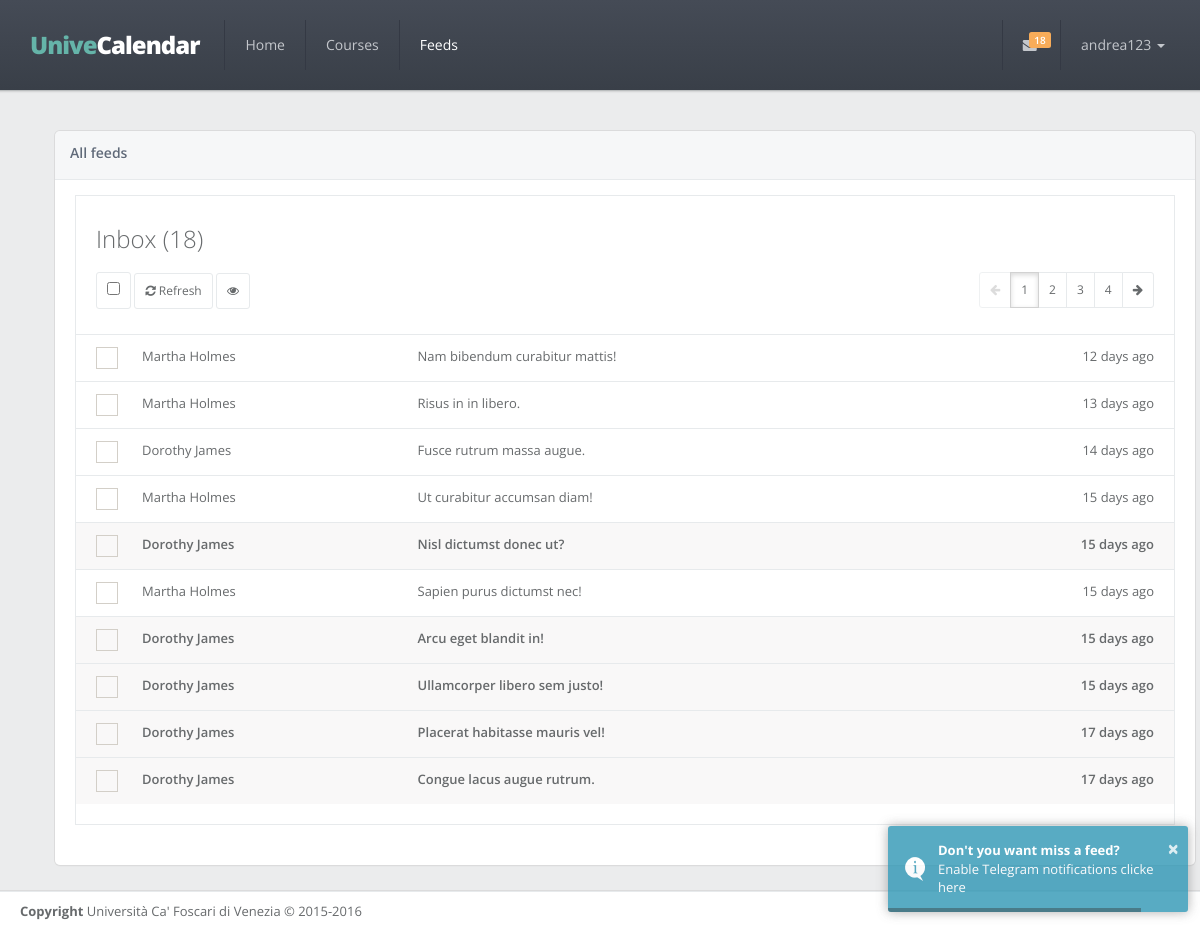
The page /feeds (signed in) on the database its author committed.
### app/models.py (models this page shows, shortened)
class User(UserMixin, db.Model):
    __tablename__ = 'users'
    id = db.Column(db.Integer, primary_key=True)
    email = db.Column(db.String(64), unique=True)
    username = db.Column(db.String(64), unique=True)
    password_hash = db.Column(db.String(128))
    confirmed = db.Column(db.Boolean, default=False)
    member_since = db.Column(db.DateTime(), default=datetime.utcnow)
    last_seen = db.Column(db.DateTime(), default=datetime.utcnow)
    avatar_hash = db.Column(db.String(32))
    telegram_chat_id = db.Column(db.String(64))
    courses = db.relationship('Course',
                              backref='user_id',
                              secondary=follows,
                              lazy='dynamic')
    feeds = db.relationship('Feed',
                            backref='user_id',
                            secondary=reads,
                            lazy='dynamic')
    @property
    def password(self):
        raise AttributeError('Not readable')
    def has_read(self, feed):
        return self.feeds.filter_by(id=feed.id).first() is not None
    def ping(self):
        self.last_seen = datetime.utcnow()
        db.session.add(self)

class Feed(db.Model):
    __tablename__ = 'feeds'
    id = db.Column(db.Integer, primary_key=True)
    title = db.Column(db.String(64))
    body = db.Column(db.Text)
    timestamp = db.Column(db.DateTime, index=True, default=datetime.utcnow)
    professor_id = db.Column(db.Integer, db.ForeignKey('professors.id'))
    lesson_id = db.Column(db.Integer, db.ForeignKey('lessons.id'))
    users = db.relationship('User',
                            secondary=reads,
                            backref=db.backref('feed_id', lazy='dynamic'),
                            lazy='dynamic')
    @property
    def author(self):
        if self.professor:
            return self.professor.first_name + ' ' + self.professor.last_name
        return 'System Alert'
    @property
    def gravatar(self):
        if self.professor:
            return self.professor.gravatar()
        return ROBOT_AVATAR

class Professor(db.Model):
    __tablename__ = 'professors'
    id = db.Column(db.Integer, primary_key=True)
    first_name = db.Column(db.String(64))
    last_name = db.Column(db.String(64))
    email = db.Column(db.String(64), unique=True)
    avatar_hash = db.Column(db.String(32))
    courses = db.relationship('Course',
                              backref='professor',
                              lazy='dynamic')
    feeds = db.relationship('Feed',
                            backref='professor',
                            lazy='dynamic')
    def gravatar(self, size=100, default='identicon', rating='g'):
        if request.is_secure:
            url = 'https://secure.gravatar.com/avatar'
        else:
            url = 'http://www.gravatar.com/avatar'
        hash = self.avatar_hash or hashlib.md5(
            self.email.encode('utf-8')).hexdigest()
        return '{url}/{hash}?s={size}&d={default}&r={rating}'.format(
            url=url, hash=hash, size=size, default=default, rating=rating)

### app/main/views.py (the view)
@main.route('/feeds')
@login_required
def feeds():
    page = request.args.get('page', 1, type=int)
    query = user_feeds_query()
    if not query:
        return render_template('feeds.html')
    pagination = query.order_by(Feed.timestamp.desc()).paginate(
        page, per_page=current_app.config['FEEDS_PER_PAGE'],
        error_out=False)
    feeds = pagination.items
    return render_template('feeds.html', feeds=feeds, pagination=pagination)

### app/auth/views.py (called while the page is built)
@auth.before_app_request
def before_request():
    if current_user.is_authenticated:
        current_user.ping()
        if not current_user.confirmed \
                and request.endpoint[:5] != 'auth.' \
                and request.endpoint != 'static':
            return redirect(url_for('auth.unconfirmed'))

### app/main/views.py (called while the page is built)
@babel.localeselector
def get_locale():
    return request.accept_languages.best_match(
        current_app.config['LANGUAGES'].keys())

@main.after_app_request
def after_request(response):
    for query in get_debug_queries():
        if query.duration >= current_app.config['SLOW_DB_QUERY_TIME']:
            current_app.logger.warning(
                'Slow query: %s\nParameters: %s\nDuration: %fs\nContext: %s\n'
                % (query.statement, query.parameters, query.duration,
                   query.context))
    return response

@main.before_request
@login_required
def before_request():
    g.unread = count_unread_feeds()
    g.latest = get_latest_feeds(3)
    g.locale = get_locale()

def user_feeds_query():
    if not current_user.courses.count():
        return
    professor_ids = set([c.professor_id for c in current_user.courses])
    lesson_ids = [l.id for c in current_user.courses for l in c.lessons]
    return Feed.query.filter(or_(Feed.professor_id.in_(professor_ids),
                                 Feed.lesson_id.in_(lesson_ids)))

def get_latest_feeds(n=5):
    query = user_feeds_query()
    if query is not None:
        return query.order_by(Feed.timestamp.desc()).limit(n).all()

def count_unread_feeds():
    query = user_feeds_query()
    if query is not None:
        return query.filter(~Feed.users.contains(current_user)).count()

### app/models.py (called while the page is built)
@login_manager.user_loader
def load_user(user_id):
    return User.query.get(int(user_id))

### app/templates/feeds.html (shortened to what this page needs)
{% extends 'base.html' %}
{% set active_page='feeds' %}
{% block styles %}
    {{ super() }}
    <link href="{{ url_for('static', filename='css/plugins/toastr/toastr.min.css' ) }}" rel="stylesheet">
    <link href="{{ url_for('static', filename='css/plugins/iCheck/custom.css') }}" rel="stylesheet">
{% endblock %}
{% block content %}
    <div class="row">
        <div class="col-lg-12 animated fadeInRight">
            <div class="ibox float-e-margins">
                <div class="ibox-title">
                    <h5>{{ gettext('All feeds') }} </h5>
                </div>
                <div class="ibox-content">
                    <div class="mail-box-header">
                        <h2>
                            {{ gettext('Inbox') }} {% if g.unread > 0 %}({{ g.unread }}) {% else %} (0) {% endif %}
                        </h2>
                        <div class="mail-tools tooltip-demo m-t-md">
                            {% if feeds %}
                                <button class="btn btn-white btn-sm" data-toggle="tooltip" data-placement="top" title="{{ gettext('Select/deselect all') }}">
                                    <input type="checkbox" id="checkAll" onchange="selectAll()"/>
                                </button>
                                <a href="{{ url_for('main.feeds') }}" class="btn btn-white btn-sm" data-toggle="tooltip" data-placement="top" title="{{ gettext('Check feeds') }}">
                                    <i class="fa fa-refresh"></i> {{ gettext('Refresh') }}
                                </a>
                                <button class="btn btn-white btn-sm" onclick="markAsRead()" data-toggle="tooltip" data-placement="top" title="{{ gettext('Mark as read') }}">
                                    <i class="fa fa-eye"></i>
                                </button>
                                {{ macros.pagination_widget(pagination, 'main.feeds') }}
                            {% endif %}
                        </div>
                    </div>
                    <div class="mail-box">
                        <table class="table table-hover table-mail">
                            <tbody>
                            {% if not feeds %}
                                <p class="text-center">
                                    {{ gettext('No feed found') }}
                                </p>
                            {% else %}
                                {% for feed in feeds %}
                                    <tr class="{% if current_user.has_read(feed) %}read{% else %}unread{% endif %}">
                                        <td class="check-mail">
                                        </td>
                                        <td class="mail-contact">
                                            <a href="{{ url_for('main.feed', id=feed.id) }}">{{ feed.author }}</a>
                                        </td>
                                        <td class="mail-subject">
                                            <a href="{{ url_for('main.feed', id=feed.id) }}">{{ feed.title }}</a>
                                        </td>
                                        <td class="text-right mail-date">{{ moment(feed.timestamp).fromNow() }}</td>
                                    </tr>
                                {% endfor %}
                            {% endif %}
                            </tbody>
                        </table>
                    </div>
                </div>
            </div>
        </div>
    </div>
{% endblock %}

### app/templates/base.html (shortened to what this page needs)
{% import "_macros.html" as macros %}
<!DOCTYPE html>
<html>
<head>
    {% block styles %}
        <link rel="stylesheet" href="https://maxcdn.bootstrapcdn.com/bootstrap/3.3.5/css/bootstrap.min.css" >
        <link rel="stylesheet" href="https://maxcdn.bootstrapcdn.com/font-awesome/4.4.0/css/font-awesome.min.css">
        <link href="{{ url_for('static', filename='css/animate.css') }}" rel="stylesheet">
        <link href="{{ url_for('static', filename='css/style.css') }}" rel="stylesheet">
    {% endblock %}
</head>
{% block body %}
    <body class="top-navigation">
    <div id="wrapper">
        <div id="page-wrapper" class="gray-bg">
            <div class="row border-bottom fancy-bg">
                <nav class="navbar navbar-static-top" role="navigation">
                    <div class="navbar-header">
                        <a href="{{ url_for('main.index') }}" class="navbar-brand" style="font-size: 24px">
                            <span class="text-navy">Unive</span>Calendar
                        </a>
                    </div>
                    <div class="navbar-collapse collapse" id="navbar">
                        {% set navigation_bar = [
                            (url_for('main.index'), 'home', 'Home'),
                            (url_for('main.courses'), 'courses', gettext('Courses')),
                            (url_for('main.feeds'), 'feeds', gettext('Feeds'))
                        ] -%}
                        <ul class="nav navbar-nav">
                            {% for href, id, caption in navigation_bar %}
                                <li{% if id == active_page %} class="active"{% endif %}>
                                    <a aria-expanded="false" role="button" href="{{ href|e }}">{{ caption|e }}
                                    </a>
                                </li>
                            {% endfor %}
                        </ul>
                        <ul class="nav navbar-top-links navbar-right">
                            <li class="dropdown">
                                <a class="dropdown-toggle count-info" data-toggle="dropdown" href="#">
                                    {% if g.unread %}
                                        <span class="label label-warning">{{ g.unread }}</span>
                                    {% endif %}
                                </a>
                            </li>
                            <li class="dropdown">
                                <a aria-expanded="false" role="button" href="#" class="dropdown-toggle" data-toggle="dropdown">{{ current_user.username }} <span class="caret"></span></a>
                            </li>
                        </ul>
                    </div>
                </nav>
            </div>
            <div class="wrapper wrapper-content">
                <div class="container">
                    {% block content %}
                    {% endblock %}
                </div>
            </div>
            <div class="footer">
                <div>
                    <strong>Copyright</strong> Università Ca' Foscari di Venezia &copy; 2015-2016
                </div>
            </div>
        </div>
    </div>
    </body>
{% endblock %}
</html>

### app/templates/_macros.html (shortened to what this page needs)
{% macro pagination_widget(pagination, endpoint, fragment='') %}
    <div class="btn-group pull-right">
        <a class="btn btn-white btn-sm {% if not pagination.has_prev %}disabled{% endif %}"
           href="{% if pagination.has_prev %}{{ url_for(endpoint, page=pagination.prev_num, **kwargs) }}{{ fragment }}{% else %}#{% endif %}">
            <i class="fa fa-arrow-left"></i>
        </a>
        {% for p in pagination.iter_pages() %}
            {% if p %}
                {% if p == pagination.page %}
                    <a class="btn btn-white btn-sm active" href="{{ url_for(endpoint, page = p, **kwargs) }}{{ fragment }}">{{ p }}</a>
                {% else %}
                    <a class="btn btn-white btn-sm" href="{{ url_for(endpoint, page = p, **kwargs) }}{{ fragment }}">{{ p }}</a>
                {% endif %}
            {% endif %}
        {% endfor %}
        <a class="btn btn-white btn-sm {% if not pagination.has_next %}disabled{% endif %}"
           href="{% if pagination.has_next %}{{ url_for(endpoint, page=pagination.next_num, **kwargs) }}{{ fragment }}{% else %}#{% endif %}">
            <i class="fa fa-arrow-right"></i>
        </a>
    </div>
{% endmacro %}

### rows shown on the page
User: username "andrea123"
Feed: author "Martha Holmes", title "Nam bibendum curabitur mattis!", timestamp "12 days ago"
Feed: author "Martha Holmes", title "Risus in in libero.", timestamp "13 days ago"
Feed: author "Dorothy James", title "Fusce rutrum massa augue.", timestamp "14 days ago"
Feed: author "Martha Holmes", title "Ut curabitur accumsan diam!", timestamp "15 days ago"
Feed: author "Dorothy James", title "Nisl dictumst donec ut?", timestamp "15 days ago"
Feed: author "Martha Holmes", title "Sapien purus dictumst nec!", timestamp "15 days ago"
Feed: author "Dorothy James", title "Arcu eget blandit in!", timestamp "15 days ago"
Feed: author "Dorothy James", title "Ullamcorper libero sem justo!", timestamp "15 days ago"
Feed: author "Dorothy James", title "Placerat habitasse mauris vel!", timestamp "17 days ago"
Feed: author "Dorothy James", title "Congue lacus augue rutrum.", timestamp "17 days ago"

### other values the page prints
{{ caption|e }} "Home" "Courses" "Feeds"
{{ g.unread }} "18"
{{ gettext('All feeds') }} "All feeds"
{{ gettext('Inbox') }} "Inbox"
{{ gettext('Refresh') }} "Refresh"
{{ p }} "1"
{{ p }} "2" "3" "4"
